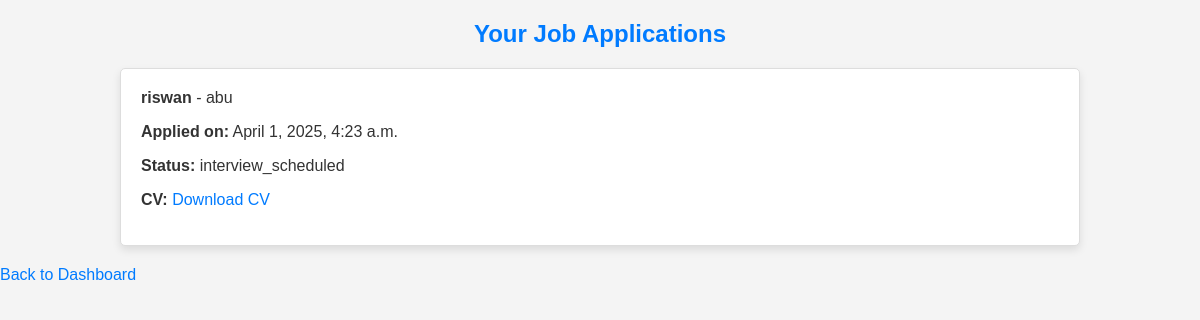
The app's page /jobs/applications/ (signed in) with its own data.
### jobs/models.py (models this page shows, shortened)
class JobApplication(models.Model):
    job = models.ForeignKey(JobPosting, on_delete=models.CASCADE, related_name='applications')
    applicant = models.ForeignKey(User, on_delete=models.CASCADE, related_name='applications')
    applied_on = models.DateTimeField(auto_now_add=True)
    status = models.CharField(max_length=50, choices=[
        ('pending', 'Pending'),
        ('accepted', 'Accepted'),
        ('rejected', 'Rejected'),
        ('interview_scheduled', 'Interview Scheduled'),
        ('offer_made', 'Offer Made'),
    ])
    cv = models.FileField(upload_to='cvs/', blank=True, null=True)

class JobPosting(models.Model):
    organization = models.ForeignKey(Organization, on_delete=models.CASCADE, related_name='job_postings')
    title = models.CharField(max_length=255)
    description = models.TextField()
    required_qualifications = models.TextField()
    required_skills = models.ManyToManyField(Skill, blank=True)  # Use the same Skill model
    location = models.CharField(max_length=100)
    posted_on = models.DateTimeField(auto_now_add=True)
    application_deadline = models.DateTimeField()
    job_post_image = models.ImageField(upload_to='job_images/', blank=True, null=True)
    posted_by = models.ForeignKey(User,on_delete=models.SET_NULL,null=True,related_name='posted_jobs')

### organizations/models.py (models this page shows, shortened)
class Organization(models.Model):
    user = models.OneToOneField(User, on_delete=models.CASCADE)
    name = models.CharField(max_length=255)
    description = models.TextField(blank=True, null=True)
    website = models.URLField()
    registration_number = models.CharField(max_length=100)
    profile_image = models.ImageField(upload_to='profile_images/', blank=True, null=True)
    banner_image = models.ImageField(upload_to='banner_images/', blank=True, null=True)
    created_at = models.DateTimeField(auto_now_add=True)  # ✅ Keep only auto_now_add
    updated_at = models.DateTimeField(auto_now=True)

### jobs/views.py (the view)
# urls.py: path('applications/', user_job_applications, name='user_job_applications'),
@login_required
def user_job_applications(request):
    applications = JobApplication.objects.filter(applicant=request.user)
    return render(request, 'jobs/job_application_list.html', {'applications': applications})

### jobs/templates/jobs/job_application_list.html (shortened to what this page needs)
<!DOCTYPE html>
<html>
<head>
</head>
<body>
    <h2>Your Job Applications</h2>
    <ul>
        {% for application in applications %}
            <li>
                <strong>{{ application.job.title }}</strong> - {{ application.job.organization.name }}
                <p><strong>Applied on:</strong> {{ application.applied_on }}</p>
                <p><strong>Status:</strong> {{ application.status }}</p>
                {% if application.cv %}
                    <p><strong>CV:</strong> <a href="{{ application.cv.url }}">Download CV</a></p>
                {% endif %}
            </li>
        {% endfor %}
    </ul>
    <a href="{% url 'user_dashboard' %}">Back to Dashboard</a>
</body>
</html>

### jobs/templates/jobs/job_application_list.html (style rules this page uses)
body { font-family: Arial, sans-serif; background-color: #f4f4f4; color: #333; margin: 0; padding: 0; }
h2 { text-align: center; color: #007bff; margin-top: 20px; }
ul { list-style: none; padding: 0; width: 80%; margin: 20px auto; }
li { background: #fff; margin: 10px 0; padding: 20px; border: 1px solid #ddd; border-radius: 5px; box-shadow: 0 4px 8px rgba(0, 0, 0, 0.1); transition: box-shadow 0.3s ease-in-out; }
a { color: #007bff; text-decoration: none; margin-right: 10px; }

### records on screen
JobApplication: job "riswan", job.organization.name "abu", applied_on "April 1, 2025, 4:23 a.m.", status "interview_scheduled"
